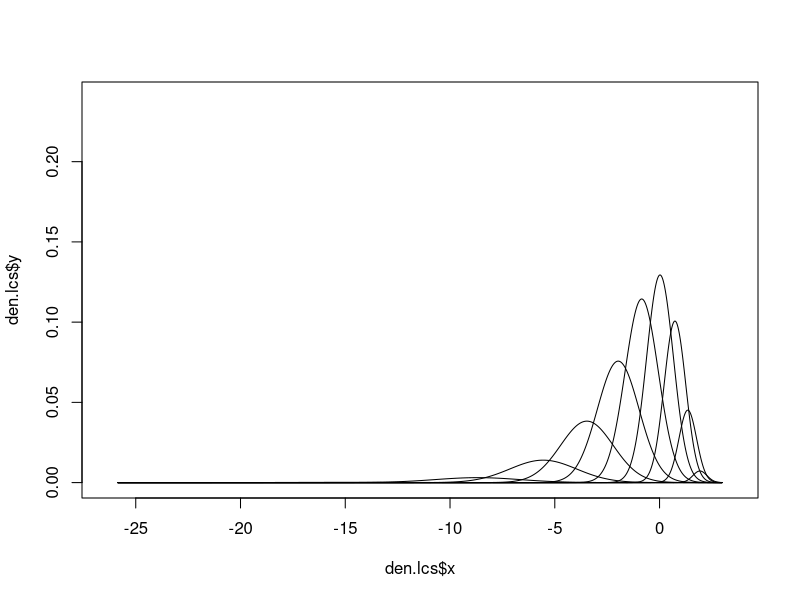

This chart was generated by the following R code:
############################################################
# Macroeconometrics: ECOM90007, ECOM40003
# prepared by Tomasz Woźniak
# R file for Lecture 23: Auxiliary mixture
############################################################

library(mvtnorm)
library(SparseM)
library(Matrix)

# Gibbs sampler for a simple UC model using precision sampler
############################################################
rm(list=ls())
dlogchisq1    = function(x){
  (sqrt(2)/gamma(0.5))*exp(-0.5*x)
}

alpha.st      = c(1.92677,1.34744,0.73504,0.02266,0-0.85173,-1.97278,-3.46788,-5.55246,-8.68384,-14.65000)
sigma.st      = c(0.11265,0.17788,0.26768,0.40611,0.62699,0.98583,1.57469,2.54498,4.16591,7.33342)
pi.st         = c(0.00609,0.04775,0.13057,0.20674,0.22715,0.18842,0.12047,0.05591,0.01575,0.00115)

rlogchisq     = log(rnorm(100000)^2)
range.lcs     = range(rlogchisq)
seq.x         = seq(from=range.lcs[1], to=range.lcs[2], length.out=1000)
den.lcs       = density(rlogchisq)
ddnorm        = matrix(NA, 10, length(seq.x))


plot(den.lcs$x,den.lcs$y,type="n")
for (i in 1:10){
  ddnorm[i,]  =  pi.st[i]*dnorm(seq.x, mean=alpha.st[i], sd=sqrt(sigma.st[i]))
  lines(seq.x,ddnorm[i,])
}

pdf(file="aux-mix.pdf", width=9,height=7)
plot(seq.x,apply(ddnorm,2,sum), type="n", axes=FALSE, xlab="", ylab="",cex.lab=1.5,col="gray70",lwd=2)
axis(1,c(-29,0,3),c(-29,0,3))
axis(2,c(0,0.24),c(0,0.24))
abline(h=0)
for (i in 1:10){
  lines(seq.x,ddnorm[i,], col="skyblue1")
}
lines(seq.x,apply(ddnorm,2,sum),col="skyblue4")
lines(den.lcs$x,den.lcs$y,col="maroon4")
legend(-29, 0.23, c(expression(log(chi^2)),expression(Sigma[i]*pi[i]*N(mu[i]*sigma[i]^2)),expression(pi[i]*N(mu[i]*sigma[i]^2))), lwd=c(2,2,2), col=c("maroon4","skyblue4","skyblue1"), box.lwd = "n")
legend(-23, 0.23, c("- exact distribution", "- auxilliary mixture","- components"), box.lwd = "n")
dev.off()


pdf(file="inverse.pdf", width=9,height=7)
plot(0:11, c(0,cumsum(pi.st),1), type="n", axes=FALSE, xlab="m", ylab=expression(Pr(s[t]==m,y)))
axis(1,1:10,c(1,NA,expression(s[t.1]==3),NA,NA,expression(s[t.2]==6),rep(NA,3),10))
axis(2,c(0,0.11,0.67,1),c("0",expression(u[1]==.11),expression(u[2]==.67),"1"))
lines(0:11, c(0,cumsum(pi.st),1), type="s", lwd=3, col="maroon3")
lines(0:3,rep(.11,4),lty=2, col="skyblue4")
lines(rep(3,2),c(0,.11),lty=2, col="skyblue4")
lines(0:6,rep(.67,7),lty=2, col="skyblue4")
lines(rep(6,2),c(0,.67),lty=2, col="skyblue4")
dev.off()
